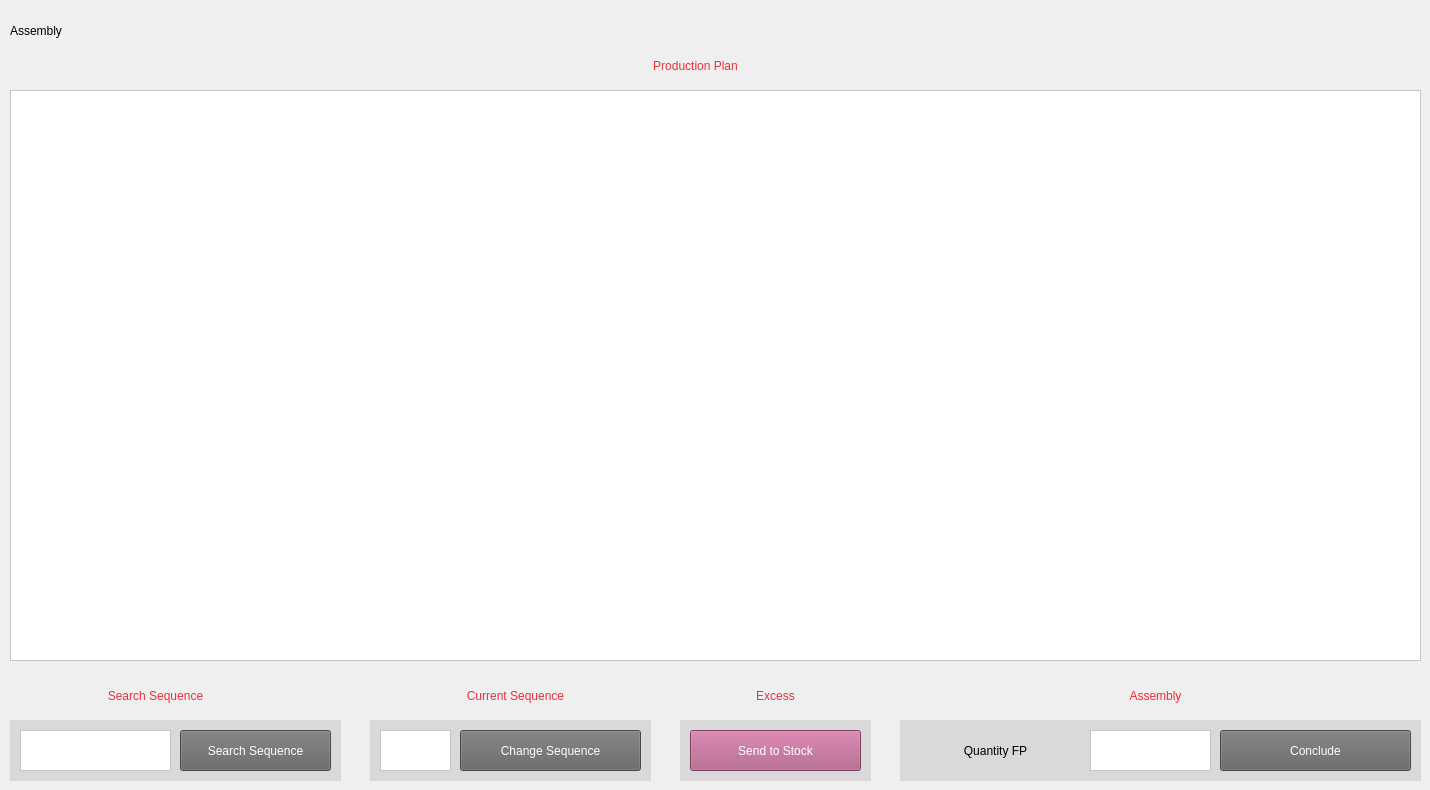
   <widget class="QWidget" name="OpCola">
    <widget class="QTextEdit" name="QtdOpCola">
     <property name="geometry">
      <rect>
       <x>1090</x>
       <y>730</y>
       <width>121</width>
       <height>41</height>
      </rect>
     </property>
     <property name="styleSheet">
      <string notr="true">background-color: rgb(255, 255, 255);
font: 10pt &quot;Neue Haas Grotesk Text Pro Blac&quot;;</string>
     </property>
    </widget>
    <widget class="QTableWidget" name="TableOpCola">
     <property name="geometry">
      <rect>
       <x>10</x>
       <y>90</y>
       <width>1411</width>
       <height>571</height>
      </rect>
     </property>
     <property name="styleSheet">
      <string notr="true">background-color: rgb(255, 255, 255);
font: 10pt &quot;HP Simplified&quot;;</string>
     </property>
    </widget>
    <widget class="QLabel" name="LabelOpCola">
     <property name="geometry">
      <rect>
       <x>10</x>
       <y>0</y>
       <width>1111</width>
       <height>61</height>
      </rect>
     </property>
     <property name="styleSheet">
      <string notr="true">font: 15pt &quot;Neue Haas Grotesk Text Pro Blac&quot;;
</string>
     </property>
     <property name="text">
      <string>Assembly</string>
     </property>
    </widget>
    <widget class="QLabel" name="LabelLogCorte_6">
     <property name="geometry">
      <rect>
       <x>320</x>
       <y>50</y>
       <width>751</width>
       <height>31</height>
      </rect>
     </property>
     <property name="styleSheet">
      <string notr="true">font: 12pt &quot;Neue Haas Grotesk Text Pro Blac&quot;;
color: rgb(232, 48, 60)

</string>
     </property>
     <property name="text">
      <string>Production Plan</string>
     </property>
     <property name="alignment">
      <set>Qt::AlignCenter</set>
     </property>
    </widget>
    <widget class="QLabel" name="label_16">
     <property name="geometry">
      <rect>
       <x>900</x>
       <y>720</y>
       <width>521</width>
       <height>61</height>
      </rect>
     </property>
     <property name="styleSheet">
      <string notr="true">background-color: rgb(217, 217, 217);</string>
     </property>
     <property name="text">
      <string/>
     </property>
    </widget>
    <widget class="QLabel" name="LabelQtdLogCorte_4">
     <property name="geometry">
      <rect>
       <x>920</x>
       <y>730</y>
       <width>151</width>
       <height>41</height>
      </rect>
     </property>
     <property name="styleSheet">
      <string notr="true">background-color: rgb(217, 217, 217);
font: 9pt &quot;Neue Haas Grotesk Text Pro Blac&quot;;</string>
     </property>
     <property name="text">
      <string>Quantity FP</string>
     </property>
     <property name="alignment">
      <set>Qt::AlignCenter</set>
     </property>
    </widget>
    <widget class="QLabel" name="LabelLogCorte_10">
     <property name="geometry">
      <rect>
       <x>990</x>
       <y>680</y>
       <width>331</width>
       <height>31</height>
      </rect>
     </property>
     <property name="styleSheet">
      <string notr="true">font: 12pt &quot;Neue Haas Grotesk Text Pro Blac&quot;;
color: rgb(232, 48, 60)
</string>
     </property>
     <property name="text">
      <string>Assembly</string>
     </property>
     <property name="alignment">
      <set>Qt::AlignCenter</set>
     </property>
    </widget>
    <widget class="QLabel" name="label_33">
     <property name="geometry">
      <rect>
       <x>1070</x>
       <y>670</y>
       <width>41</width>
       <height>41</height>
      </rect>
     </property>
     <property name="text">
      <string/>
     </property>
     <property name="pixmap">
      <pixmap resource="resources.qrc">:/images/images/glue.png</pixmap>
     </property>
     <property name="scaledContents">
      <bool>true</bool>
     </property>
    </widget>
    <widget class="QPushButton" name="ConcOpCola">
     <property name="geometry">
      <rect>
       <x>1220</x>
       <y>730</y>
       <width>191</width>
       <height>41</height>
      </rect>
     </property>
     <property name="styleSheet">
      <string notr="true">background-color: rgb(100, 100, 100);
border-color: rgb(170, 0, 0);
color: rgb(255, 255, 255);
font: 9pt &quot;Neue Haas Grotesk Text Pro Blac&quot;;</string>
     </property>
     <property name="text">
      <string>Conclude</string>
     </property>
    </widget>
    <widget class="QTextEdit" name="PesquisaSeqText_3">
     <property name="geometry">
      <rect>
       <x>20</x>
       <y>730</y>
       <width>151</width>
       <height>41</height>
      </rect>
     </property>
     <property name="styleSheet">
      <string notr="true">background-color: rgb(255, 255, 255);
font: 12pt &quot;Neue Haas Grotesk Text Pro Blac&quot;;</string>
     </property>
    </widget>
    <widget class="QLabel" name="label_24">
     <property name="geometry">
      <rect>
       <x>10</x>
       <y>720</y>
       <width>331</width>
       <height>61</height>
      </rect>
     </property>
     <property name="styleSheet">
      <string notr="true">background-color: rgb(217, 217, 217);</string>
     </property>
     <property name="text">
      <string/>
     </property>
    </widget>
    <widget class="QPushButton" name="PesquisaSeq_3">
     <property name="geometry">
      <rect>
       <x>180</x>
       <y>730</y>
       <width>151</width>
       <height>41</height>
      </rect>
     </property>
     <property name="styleSheet">
      <string notr="true">background-color: rgb(100, 100, 100);
border-color: rgb(170, 0, 0);
color: rgb(255, 255, 255);
font: 9pt &quot;Neue Haas Grotesk Text Pro Blac&quot;;
</string>
     </property>
     <property name="text">
      <string>Search Sequence</string>
     </property>
    </widget>
    <widget class="QLabel" name="label_46">
     <property name="geometry">
      <rect>
       <x>680</x>
       <y>720</y>
       <width>191</width>
       <height>61</height>
      </rect>
     </property>
     <property name="styleSheet">
      <string notr="true">background-color: rgb(217, 217, 217);</string>
     </property>
     <property name="text">
      <string/>
     </property>
    </widget>
    <widget class="QPushButton" name="EnviarExcedenteOpCola">
     <property name="geometry">
      <rect>
       <x>690</x>
       <y>730</y>
       <width>171</width>
       <height>41</height>
      </rect>
     </property>
     <property name="styleSheet">
      <string notr="true">background-color: rgb(170, 85, 127);

color: rgb(255, 255, 255);
font: 9pt &quot;Neue Haas Grotesk Text Pro Blac&quot;;</string>
     </property>
     <property name="text">
      <string>Send to Stock</string>
     </property>
    </widget>
    <widget class="QLabel" name="LabelLogCorte_23">
     <property name="geometry">
      <rect>
       <x>680</x>
       <y>680</y>
       <width>191</width>
       <height>31</height>
      </rect>
     </property>
     <property name="styleSheet">
      <string notr="true">font: 12pt &quot;Neue Haas Grotesk Text Pro Blac&quot;;
color: rgb(232, 48, 60)
</string>
     </property>
     <property name="text">
      <string>Excess</string>
     </property>
     <property name="alignment">
      <set>Qt::AlignCenter</set>
     </property>
    </widget>
    <widget class="QLabel" name="label_47">
     <property name="geometry">
      <rect>
       <x>370</x>
       <y>720</y>
       <width>281</width>
       <height>61</height>
      </rect>
     </property>
     <property name="styleSheet">
      <string notr="true">background-color: rgb(217, 217, 217);</string>
     </property>
     <property name="text">
      <string/>
     </property>
    </widget>
    <widget class="QLabel" name="LabelLogCorte_30">
     <property name="geometry">
      <rect>
       <x>420</x>
       <y>680</y>
       <width>191</width>
       <height>31</height>
      </rect>
     </property>
     <property name="styleSheet">
      <string notr="true">font: 12pt &quot;Neue Haas Grotesk Text Pro Blac&quot;;
color: rgb(232, 48, 60)
</string>
     </property>
     <property name="text">
      <string>Current Sequence</string>
     </property>
     <property name="alignment">
      <set>Qt::AlignCenter</set>
     </property>
    </widget>
    <widget class="QTextEdit" name="AlterarSequenciaText">
     <property name="geometry">
      <rect>
       <x>380</x>
       <y>730</y>
       <width>71</width>
       <height>41</height>
      </rect>
     </property>
     <property name="styleSheet">
      <string notr="true">background-color: rgb(255, 255, 255);
font: 10pt &quot;Neue Haas Grotesk Text Pro Blac&quot;;</string>
     </property>
    </widget>
    <widget class="QPushButton" name="AlterarSequencia">
     <property name="geometry">
      <rect>
       <x>460</x>
       <y>730</y>
       <width>181</width>
       <height>41</height>
      </rect>
     </property>
     <property name="styleSheet">
      <string notr="true">background-color: rgb(100, 100, 100);
border-color: rgb(170, 0, 0);
color: rgb(255, 255, 255);
font: 9pt &quot;Neue Haas Grotesk Text Pro Blac&quot;;</string>
     </property>
     <property name="text">
      <string>Change Sequence</string>
     </property>
    </widget>
    <widget class="QLabel" name="LabelLogCorte_31">
     <property name="geometry">
      <rect>
       <x>60</x>
       <y>680</y>
       <width>191</width>
       <height>31</height>
      </rect>
     </property>
     <property name="styleSheet">
      <string notr="true">font: 12pt &quot;Neue Haas Grotesk Text Pro Blac&quot;;
color: rgb(232, 48, 60)
</string>
     </property>
     <property name="text">
      <string>Search Sequence</string>
     </property>
     <property name="alignment">
      <set>Qt::AlignCenter</set>
     </property>
    </widget>
    <zorder>label_24</zorder>
    <zorder>label_16</zorder>
    <zorder>label_47</zorder>
    <zorder>PesquisaSeq_3</zorder>
    <zorder>PesquisaSeqText_3</zorder>
    <zorder>QtdOpCola</zorder>
    <zorder>TableOpCola</zorder>
    <zorder>LabelOpCola</zorder>
    <zorder>LabelLogCorte_6</zorder>
    <zorder>LabelQtdLogCorte_4</zorder>
    <zorder>LabelLogCorte_10</zorder>
    <zorder>label_33</zorder>
    <zorder>ConcOpCola</zorder>
    <zorder>label_46</zorder>
    <zorder>EnviarExcedenteOpCola</zorder>
    <zorder>LabelLogCorte_23</zorder>
    <zorder>LabelLogCorte_30</zorder>
    <zorder>AlterarSequenciaText</zorder>
    <zorder>AlterarSequencia</zorder>
    <zorder>LabelLogCorte_31</zorder>
   </widget>
